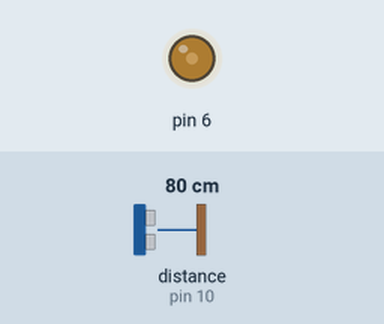
Recording of a sketch running on a simulated Arduino Uno, built with avr-gcc and run on an emulated ATmega328P. Shown: output pins drawn as LEDs (lit = HIGH). Wiring (inferred from the names in the program): ultrasonic range finder: trigger pin 9; echo pin 10. The inputs (shaded band) are chosen by the test bench; at power-on: distance to the obstacle (sensor on pin 10) 80 cm. The echo pulse lasts 58.3 µs per cm; pins used as bus, display or sensor lines are not drawn.

Above: at 1.2 s.
1.3 s: distance to the obstacle (sensor on pin 10) set to 2 cm
At 2.4 s:
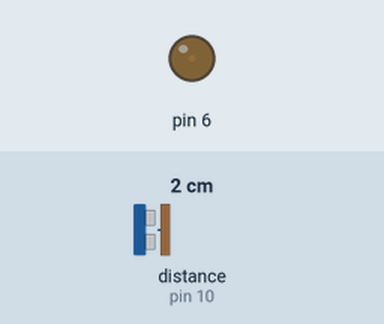
2.8 s: distance to the obstacle (sensor on pin 10) set to 250 cm
At 4.0 s:
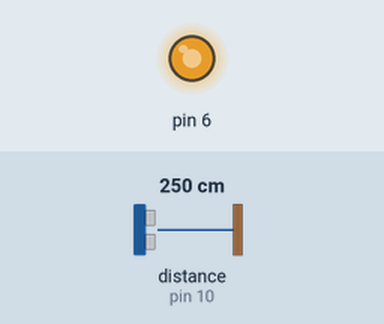
Timing chart, 0 to 5.8 s (numbered marks = the images above; inputs shaded):
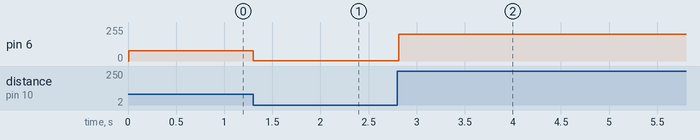

The sketch:

workshop2ultrasonic.ino
```cpp
const int trigPin=9;
const int echoPin=10;
int distance;
long duration;

void setup() {
  pinMode(trigPin, OUTPUT);
  pinMode(echoPin, INPUT);
  Serial.begin (9600);
}

int ultra()
{
  digitalWrite(trigPin,LOW);
  delayMicroseconds(2);

  digitalWrite(trigPin,HIGH);
  delayMicroseconds(10);
  digitalWrite(trigPin,LOW);

  duration=pulseIn(echoPin,HIGH);

  distance = duration*0.034/2;

  return(distance);
}
void loop()
{
  delayMicroseconds(5);
  int uc = ultra();
  int val = constrain(uc,0,200) ;
  analogWrite(6,val);
}
```

Measured:
- after the input at 1.3 s, pin 6: 78/255 → 1/255 at once
- after the input at 2.8 s, pin 6: 1/255 → 200/255 at once
